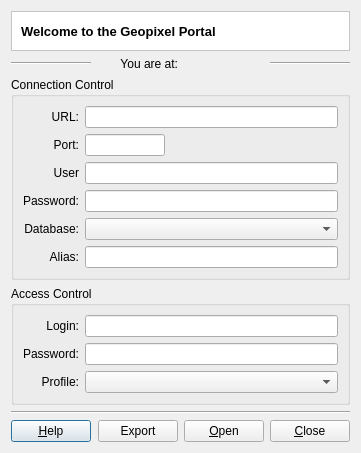
<?xml version="1.0" encoding="UTF-8"?>
<ui version="4.0">
 <class>GeopixelConnectorDialogForm</class>
 <widget class="QDialog" name="GeopixelConnectorDialogForm">
  <property name="geometry">
   <rect>
    <x>0</x>
    <y>0</y>
    <width>349</width>
    <height>429</height>
   </rect>
  </property>
  <property name="windowTitle">
   <string>Geopixel Data Source</string>
  </property>
  <layout class="QGridLayout" name="gridLayout_11">
   <property name="sizeConstraint">
    <enum>QLayout::SetFixedSize</enum>
   </property>
   <item row="0" column="0">
    <layout class="QGridLayout" name="gridLayout_10">
     <item row="0" column="0">
      <widget class="QFrame" name="frame_2">
       <property name="styleSheet">
        <string notr="true">QWidget { background: white }</string>
       </property>
       <property name="frameShape">
        <enum>QFrame::StyledPanel</enum>
       </property>
       <property name="frameShadow">
        <enum>QFrame::Sunken</enum>
       </property>
       <layout class="QGridLayout" name="gridLayout_3">
        <item row="0" column="0">
         <layout class="QGridLayout" name="gridLayout_2">
          <item row="0" column="0">
           <widget class="QLabel" name="m_datasourceTypeTitleLabel_2">
            <property name="font">
             <font>
              <pointsize>10</pointsize>
              <weight>75</weight>
              <bold>true</bold>
             </font>
            </property>
            <property name="text">
             <string>Welcome to the Geopixel Portal</string>
            </property>
           </widget>
          </item>
          <item row="0" column="1">
           <spacer name="horizontalSpacer_2">
            <property name="orientation">
             <enum>Qt::Horizontal</enum>
            </property>
            <property name="sizeType">
             <enum>QSizePolicy::MinimumExpanding</enum>
            </property>
            <property name="sizeHint" stdset="0">
             <size>
              <width>1</width>
              <height>20</height>
             </size>
            </property>
           </spacer>
          </item>
          <item row="0" column="2">
           <widget class="QLabel" name="m_logo">
            <property name="text">
             <string/>
            </property>
           </widget>
          </item>
         </layout>
        </item>
       </layout>
      </widget>
     </item>
     <item row="1" column="0">
      <layout class="QGridLayout" name="gridLayout_7">
       <item row="0" column="0">
        <widget class="Line" name="line">
         <property name="orientation">
          <enum>Qt::Horizontal</enum>
         </property>
        </widget>
       </item>
       <item row="0" column="1">
        <widget class="QLabel" name="label">
         <property name="text">
          <string>You are at:</string>
         </property>
         <property name="alignment">
          <set>Qt::AlignRight|Qt::AlignTrailing|Qt::AlignVCenter</set>
         </property>
        </widget>
       </item>
       <item row="0" column="2">
        <widget class="QLabel" name="m_aliasLabel">
         <property name="text">
          <string/>
         </property>
        </widget>
       </item>
       <item row="0" column="3">
        <widget class="Line" name="line_3">
         <property name="orientation">
          <enum>Qt::Horizontal</enum>
         </property>
        </widget>
       </item>
      </layout>
     </item>
     <item row="2" column="0">
      <widget class="QGroupBox" name="m_connectionGroupBox">
       <property name="title">
        <string>Connection Control</string>
       </property>
       <property name="flat">
        <bool>true</bool>
       </property>
       <layout class="QGridLayout" name="gridLayout_9">
        <item row="0" column="0">
         <layout class="QGridLayout" name="gridLayout_8">
          <item row="0" column="0">
           <widget class="QLabel" name="m_urlLabel">
            <property name="text">
             <string>URL:</string>
            </property>
            <property name="alignment">
             <set>Qt::AlignRight|Qt::AlignTrailing|Qt::AlignVCenter</set>
            </property>
           </widget>
          </item>
          <item row="0" column="1" colspan="2">
           <widget class="QLineEdit" name="m_ipLineEdit"/>
          </item>
          <item row="1" column="0">
           <widget class="QLabel" name="label_3">
            <property name="text">
             <string>Port:</string>
            </property>
            <property name="alignment">
             <set>Qt::AlignRight|Qt::AlignTrailing|Qt::AlignVCenter</set>
            </property>
           </widget>
          </item>
          <item row="1" column="1">
           <widget class="QLineEdit" name="m_portLineEdit">
            <property name="maximumSize">
             <size>
              <width>80</width>
              <height>16777215</height>
             </size>
            </property>
           </widget>
          </item>
          <item row="1" column="2">
           <spacer name="horizontalSpacer_3">
            <property name="orientation">
             <enum>Qt::Horizontal</enum>
            </property>
            <property name="sizeType">
             <enum>QSizePolicy::MinimumExpanding</enum>
            </property>
            <property name="sizeHint" stdset="0">
             <size>
              <width>13</width>
              <height>20</height>
             </size>
            </property>
           </spacer>
          </item>
          <item row="2" column="0">
           <widget class="QLabel" name="label_8">
            <property name="text">
             <string>User</string>
            </property>
            <property name="alignment">
             <set>Qt::AlignRight|Qt::AlignTrailing|Qt::AlignVCenter</set>
            </property>
           </widget>
          </item>
          <item row="2" column="1" colspan="2">
           <widget class="QLineEdit" name="m_userLineEdit">
            <property name="echoMode">
             <enum>QLineEdit::Normal</enum>
            </property>
           </widget>
          </item>
          <item row="3" column="0">
           <widget class="QLabel" name="label_6">
            <property name="text">
             <string>Password:</string>
            </property>
            <property name="alignment">
             <set>Qt::AlignRight|Qt::AlignTrailing|Qt::AlignVCenter</set>
            </property>
           </widget>
          </item>
          <item row="3" column="1" colspan="2">
           <widget class="QLineEdit" name="m_passwdLineEdit">
            <property name="echoMode">
             <enum>QLineEdit::Password</enum>
            </property>
           </widget>
          </item>
          <item row="4" column="0">
           <widget class="QLabel" name="m_datasourcesLabel">
            <property name="text">
             <string>Database:</string>
            </property>
            <property name="alignment">
             <set>Qt::AlignRight|Qt::AlignTrailing|Qt::AlignVCenter</set>
            </property>
           </widget>
          </item>
          <item row="4" column="1" colspan="2">
           <widget class="QComboBox" name="m_databaseComboBox"/>
          </item>
          <item row="5" column="0">
           <widget class="QLabel" name="label_2">
            <property name="text">
             <string>Alias:</string>
            </property>
            <property name="alignment">
             <set>Qt::AlignRight|Qt::AlignTrailing|Qt::AlignVCenter</set>
            </property>
           </widget>
          </item>
          <item row="5" column="1" colspan="2">
           <widget class="QLineEdit" name="m_aliasLineEdit"/>
          </item>
         </layout>
        </item>
       </layout>
      </widget>
     </item>
     <item row="3" column="0">
      <widget class="QGroupBox" name="groupBox">
       <property name="title">
        <string>Access Control</string>
       </property>
       <property name="flat">
        <bool>true</bool>
       </property>
       <layout class="QGridLayout" name="gridLayout_6">
        <item row="0" column="0">
         <layout class="QGridLayout" name="gridLayout_4">
          <item row="0" column="0">
           <widget class="QLabel" name="label_4">
            <property name="text">
             <string>Login:</string>
            </property>
            <property name="alignment">
             <set>Qt::AlignRight|Qt::AlignTrailing|Qt::AlignVCenter</set>
            </property>
           </widget>
          </item>
          <item row="0" column="1">
           <widget class="QLineEdit" name="m_loginLineEdit">
            <property name="echoMode">
             <enum>QLineEdit::Normal</enum>
            </property>
           </widget>
          </item>
          <item row="1" column="0">
           <widget class="QLabel" name="label_5">
            <property name="text">
             <string>Password:</string>
            </property>
            <property name="alignment">
             <set>Qt::AlignRight|Qt::AlignTrailing|Qt::AlignVCenter</set>
            </property>
           </widget>
          </item>
          <item row="1" column="1">
           <widget class="QLineEdit" name="m_passwordLineEdit">
            <property name="echoMode">
             <enum>QLineEdit::Password</enum>
            </property>
           </widget>
          </item>
          <item row="2" column="0">
           <widget class="QLabel" name="label_7">
            <property name="text">
             <string>Profile:</string>
            </property>
            <property name="alignment">
             <set>Qt::AlignRight|Qt::AlignTrailing|Qt::AlignVCenter</set>
            </property>
           </widget>
          </item>
          <item row="2" column="1">
           <widget class="QComboBox" name="m_profileComboBox"/>
          </item>
         </layout>
        </item>
       </layout>
      </widget>
     </item>
     <item row="4" column="0">
      <layout class="QGridLayout" name="gridLayout_5">
       <item row="0" column="0">
        <widget class="Line" name="line_2">
         <property name="orientation">
          <enum>Qt::Horizontal</enum>
         </property>
        </widget>
       </item>
       <item row="1" column="0">
        <layout class="QGridLayout" name="gridLayout">
         <item row="0" column="1">
          <spacer name="horizontalSpacer">
           <property name="orientation">
            <enum>Qt::Horizontal</enum>
           </property>
           <property name="sizeType">
            <enum>QSizePolicy::MinimumExpanding</enum>
           </property>
           <property name="sizeHint" stdset="0">
            <size>
             <width>1</width>
             <height>20</height>
            </size>
           </property>
          </spacer>
         </item>
         <item row="0" column="0">
          <widget class="te::qt::widgets::HelpPushButton" name="m_helpPushButton">
           <property name="text">
            <string>&amp;Help</string>
           </property>
          </widget>
         </item>
         <item row="0" column="4">
          <widget class="QPushButton" name="m_closePushButton">
           <property name="text">
            <string>&amp;Close</string>
           </property>
          </widget>
         </item>
         <item row="0" column="3">
          <widget class="QPushButton" name="m_openPushButton">
           <property name="text">
            <string>&amp;Open</string>
           </property>
          </widget>
         </item>
         <item row="0" column="2">
          <widget class="QPushButton" name="m_exportPushButton">
           <property name="text">
            <string>Export</string>
           </property>
          </widget>
         </item>
        </layout>
       </item>
      </layout>
     </item>
    </layout>
   </item>
  </layout>
 </widget>
 <customwidgets>
  <customwidget>
   <class>te::qt::widgets::HelpPushButton</class>
   <extends>QPushButton</extends>
   <header>terralib/qt/widgets/help/HelpPushButton.h</header>
  </customwidget>
 </customwidgets>
 <tabstops>
  <tabstop>m_ipLineEdit</tabstop>
  <tabstop>m_portLineEdit</tabstop>
  <tabstop>m_userLineEdit</tabstop>
  <tabstop>m_passwdLineEdit</tabstop>
  <tabstop>m_databaseComboBox</tabstop>
  <tabstop>m_aliasLineEdit</tabstop>
  <tabstop>m_loginLineEdit</tabstop>
  <tabstop>m_passwordLineEdit</tabstop>
  <tabstop>m_profileComboBox</tabstop>
  <tabstop>m_exportPushButton</tabstop>
  <tabstop>m_openPushButton</tabstop>
  <tabstop>m_closePushButton</tabstop>
  <tabstop>m_helpPushButton</tabstop>
 </tabstops>
 <resources/>
 <connections>
  <connection>
   <sender>m_closePushButton</sender>
   <signal>released()</signal>
   <receiver>GeopixelConnectorDialogForm</receiver>
   <slot>reject()</slot>
   <hints>
    <hint type="sourcelabel">
     <x>468</x>
     <y>249</y>
    </hint>
    <hint type="destinationlabel">
     <x>468</x>
     <y>274</y>
    </hint>
   </hints>
  </connection>
 </connections>
</ui>
